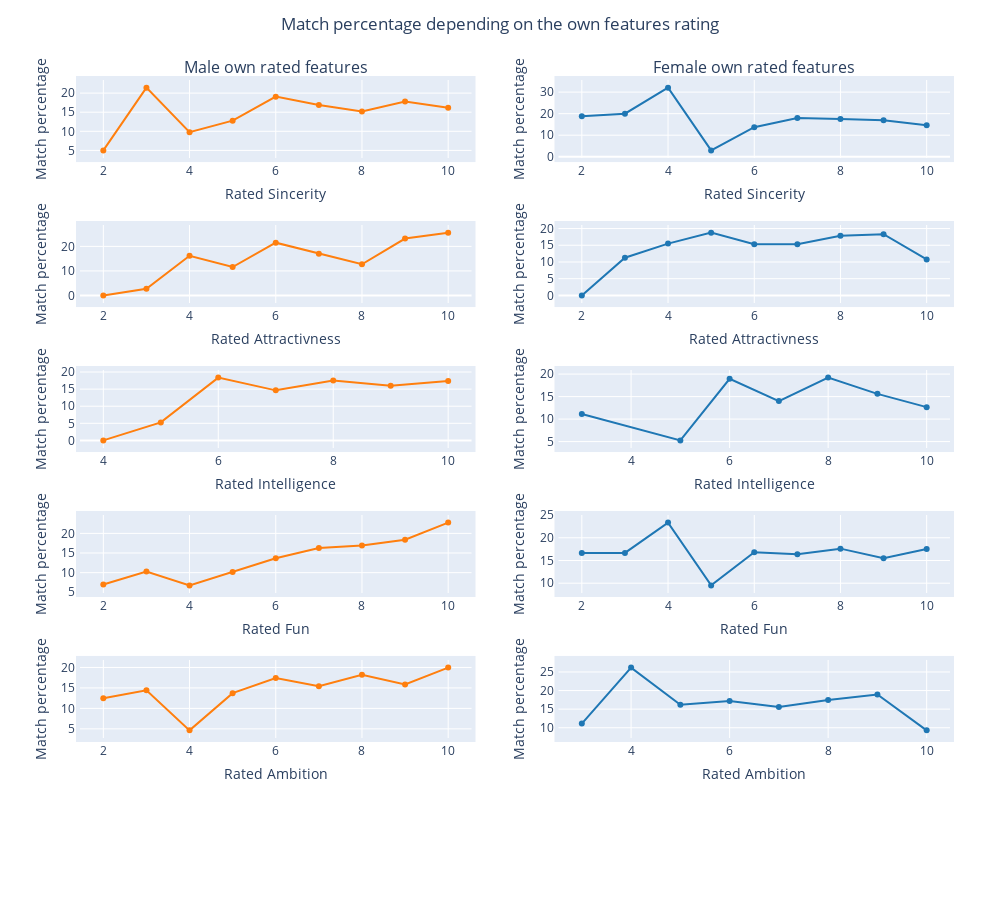

Notebook code for this chart:
### Markdown cell above
<h4> 4.2. How does your opinion on yourself affect your match ? <h4>

### Code cell
fig = make_subplots(rows = 6, cols = 2, subplot_titles = ("Male own rated features", "Female own rated features"))

fig.add_trace(go.Line(x = dataset.loc[dataset['gender'] == 1,:].groupby(['sinc3_1']).sum().index, 
                        y = (dataset.loc[dataset['gender'] == 1,:].groupby(['sinc3_1']).sum()['match'].sort_index().values)/dataset.loc[dataset['gender'] == 1,:]['sinc3_1'].value_counts().sort_index().values*100, 
                        line=dict(color='#ff7f0e')),
                        row = 1,
                        col = 1,
                        )
fig.add_trace(go.Line(x = dataset.loc[dataset['gender'] == 1,:].groupby(['attr3_1']).sum().index, 
                        y = (dataset.loc[dataset['gender'] == 1,:].groupby(['attr3_1']).sum()['match'].values)/dataset.loc[dataset['gender'] == 1,:]['attr3_1'].value_counts().sort_index().values*100, 
                        line=dict(color='#ff7f0e')),
                        row = 2,
                        col = 1)
fig.add_trace(go.Line(x = dataset.loc[dataset['gender'] == 1,:].groupby(['intel3_1']).sum().index, 
                        y = (dataset.loc[dataset['gender'] == 1,:].groupby(['intel3_1']).sum()['match'].values)/dataset.loc[dataset['gender'] == 1,:]['intel3_1'].value_counts().sort_index().values*100, 
                        line=dict(color='#ff7f0e')),
                        row = 3,
                        col = 1)
fig.add_trace(go.Line(x = dataset.loc[dataset['gender'] == 1,:].groupby(['fun3_1']).sum().index, 
                        y = (dataset.loc[dataset['gender'] == 1,:].groupby(['fun3_1']).sum()['match'].values)/dataset.loc[dataset['gender'] == 1,:]['fun3_1'].value_counts().sort_index().values*100, 
                        line=dict(color='#ff7f0e')),
                        row = 4,
                        col = 1)
fig.add_trace(go.Line(x = dataset.loc[dataset['gender'] == 1,:].groupby(['amb3_1']).sum().index, 
                        y = (dataset.loc[dataset['gender'] == 1,:].groupby(['amb3_1']).sum()['match'].values)/dataset.loc[dataset['gender'] == 1,:]['amb3_1'].value_counts().sort_index().values*100, 
                        line=dict(color='#ff7f0e')),
                        row = 5,
                        col = 1)

fig.add_trace(go.Line(x = dataset.loc[dataset['gender'] == 0,:].groupby(['sinc3_1']).sum().index, 
                        y = (dataset.loc[dataset['gender'] == 0,:].groupby(['sinc3_1']).sum()['match'].sort_index().values)/dataset.loc[dataset['gender'] == 0,:]['sinc3_1'].value_counts().sort_index().values*100, 
                        line=dict(color='#1f77b4')),
                        row = 1,
                        col = 2,
                        )
fig.add_trace(go.Line(x = dataset.loc[dataset['gender'] == 0,:].groupby(['attr3_1']).sum().index, 
                        y = (dataset.loc[dataset['gender'] == 0,:].groupby(['attr3_1']).sum()['match'].values)/dataset.loc[dataset['gender'] == 0,:]['attr3_1'].value_counts().sort_index().values*100, 
                        line=dict(color='#1f77b4')),
                        row = 2,
                        col = 2)
fig.add_trace(go.Line(x = dataset.loc[dataset['gender'] == 0,:].groupby(['intel3_1']).sum().index, 
                        y = (dataset.loc[dataset['gender'] == 0,:].groupby(['intel3_1']).sum()['match'].values)/dataset.loc[dataset['gender'] == 0,:]['intel3_1'].value_counts().sort_index().values*100, 
                        line=dict(color='#1f77b4')),
                        row = 3,
                        col = 2)
fig.add_trace(go.Line(x = dataset.loc[dataset['gender'] == 0,:].groupby(['fun3_1']).sum().index, 
                        y = (dataset.loc[dataset['gender'] == 0,:].groupby(['fun3_1']).sum()['match'].values)/dataset.loc[dataset['gender'] == 0,:]['fun3_1'].value_counts().sort_index().values*100,
                        line=dict(color='#1f77b4')),
                        row = 4,
                        col = 2)
fig.add_trace(go.Line(x = dataset.loc[dataset['gender'] == 0,:].groupby(['amb3_1']).sum().index, 
                        y = (dataset.loc[dataset['gender'] == 0,:].groupby(['amb3_1']).sum()['match'].values)/dataset.loc[dataset['gender'] == 0,:]['amb3_1'].value_counts().sort_index().values*100,
                        line=dict(color='#1f77b4')),
                        row = 5,
                        col = 2)

fig.update_layout(
    height=900, 
    width=1000,  
    yaxis1_title = 'Match percentage',
    yaxis2_title = 'Match percentage',
    yaxis3_title = 'Match percentage',
    yaxis4_title = 'Match percentage',
    yaxis5_title = 'Match percentage',
    yaxis6_title = 'Match percentage',
    yaxis7_title = 'Match percentage',
    yaxis8_title = 'Match percentage',
    yaxis9_title = 'Match percentage',
    yaxis10_title = 'Match percentage',
    yaxis11_title = 'Match percentage',
    yaxis12_title = 'Match percentage',
    xaxis1_title = 'Rated Sincerity',
    xaxis2_title = 'Rated Sincerity',
    xaxis3_title = 'Rated Attractivness',
    xaxis4_title = 'Rated Attractivness',
    xaxis5_title = 'Rated Intelligence',
    xaxis6_title = 'Rated Intelligence',
    xaxis7_title = 'Rated Fun',
    xaxis8_title = 'Rated Fun',
    xaxis9_title = 'Rated Ambition',
    xaxis10_title = 'Rated Ambition',
    xaxis11_title = 'Rated Sharing of interest',
    xaxis12_title = 'Rated Sharing of interest',
    title={
        'text': "Match percentage depending on the own features rating",
        'y':0.98,
        'x':0.5,
        'xanchor': 'center',
        'yanchor': 'top'},
    showlegend = False,
    margin=go.layout.Margin(l=80,
    r=50,
    b=10,
    t=80,
    pad = 4
    ),
)

fig.show()

### Figure 1 — Plotly figure (JSON) as saved in the notebook; plotly's stock layout.template omitted (floating-point values rounded to 4 significant figures)
{"data": [{"line": {"color": "#ff7f0e"}, "type": "scatter", "x": [2, 3, 4, 5, 6, 7, 8, 9, 10], "xaxis": "x", "y": [5, 21.43, 9.756, 12.79, 19.08, 16.86, 15.17, 17.83, 16.17], "yaxis": "y"}, {"line": {"color": "#ff7f0e"}, "type": "scatter", "x": [2, 3, 4, 5, 6, 7, 8, 9, 10], "xaxis": "x3", "y": [0, 2.703, 16.17, 11.59, 21.52, 17.03, 12.71, 23.2, 25.62], "yaxis": "y3"}, {"line": {"color": "#ff7f0e"}, "type": "scatter", "x": [4, 5, 6, 7, 8, 9, 10], "xaxis": "x5", "y": [0, 5.263, 18.37, 14.64, 17.51, 15.98, 17.38], "yaxis": "y5"}, {"line": {"color": "#ff7f0e"}, "type": "scatter", "x": [2, 3, 4, 5, 6, 7, 8, 9, 10], "xaxis": "x7", "y": [6.977, 10.31, 6.757, 10.19, 13.65, 16.27, 16.93, 18.37, 22.75], "yaxis": "y7"}, {"line": {"color": "#ff7f0e"}, "type": "scatter", "x": [2, 3, 4, 5, 6, 7, 8, 9, 10], "xaxis": "x9", "y": [12.5, 14.43, 4.63, 13.73, 17.42, 15.43, 18.22, 15.84, 19.97], "yaxis": "y9"}, {"line": {"color": "#1f77b4"}, "type": "scatter", "x": [2, 3, 4, 5, 6, 7, 8, 9, 10], "xaxis": "x2", "y": [18.75, 20, 32.08, 2.941, 13.71, 18.02, 17.48, 16.92, 14.61], "yaxis": "y2"}, {"line": {"color": "#1f77b4"}, "type": "scatter", "x": [2, 3, 4, 5, 6, 7, 8, 9, 10], "xaxis": "x4", "y": [0, 11.27, 15.49, 18.78, 15.3, 15.33, 17.85, 18.32, 10.77], "yaxis": "y4"}, {"line": {"color": "#1f77b4"}, "type": "scatter", "x": [3, 5, 6, 7, 8, 9, 10], "xaxis": "x6", "y": [11.11, 5.263, 18.97, 14.0, 19.22, 15.61, 12.65], "yaxis": "y6"}, {"line": {"color": "#1f77b4"}, "type": "scatter", "x": [2, 3, 4, 5, 6, 7, 8, 9, 10], "xaxis": "x8", "y": [16.67, 16.67, 23.33, 9.524, 16.79, 16.36, 17.6, 15.48, 17.52], "yaxis": "y8"}, {"line": {"color": "#1f77b4"}, "type": "scatter", "x": [3, 4, 5, 6, 7, 8, 9, 10], "xaxis": "x10", "y": [11.11, 26.17, 16.18, 17.17, 15.61, 17.43, 18.93, 9.293], "yaxis": "y10"}], "layout": {"annotations": [{"font": {"size": 16}, "showarrow": false, "text": "Male own rated features", "x": 0.225, "xanchor": "center", "xref": "paper", "y": 1.0, "yanchor": "bottom", "yref": "paper"}, {"font": {"size": 16}, "showarrow": false, "text": "Female own rated features", "x": 0.775, "xanchor": "center", "xref": "paper", "y": 1.0, "yanchor": "bottom", "yref": "paper"}], "height": 900, "margin": {"b": 10, "l": 80, "pad": 4, "r": 50, "t": 80}, "showlegend": false, "title": {"text": "Match percentage depending on the own features rating", "x": 0.5, "xanchor": "center", "y": 0.98, "yanchor": "top"}, "width": 1000, "xaxis": {"anchor": "y", "domain": [0, 0.45], "title": {"text": "Rated Sincerity"}}, "xaxis10": {"anchor": "y10", "domain": [0.55, 1], "title": {"text": "Rated Ambition"}}, "xaxis11": {"anchor": "y11", "domain": [0, 0.45], "title": {"text": "Rated Sharing of interest"}}, "xaxis12": {"anchor": "y12", "domain": [0.55, 1], "title": {"text": "Rated Sharing of interest"}}, "xaxis2": {"anchor": "y2", "domain": [0.55, 1], "title": {"text": "Rated Sincerity"}}, "xaxis3": {"anchor": "y3", "domain": [0, 0.45], "title": {"text": "Rated Attractivness"}}, "xaxis4": {"anchor": "y4", "domain": [0.55, 1], "title": {"text": "Rated Attractivness"}}, "xaxis5": {"anchor": "y5", "domain": [0, 0.45], "title": {"text": "Rated Intelligence"}}, "xaxis6": {"anchor": "y6", "domain": [0.55, 1], "title": {"text": "Rated Intelligence"}}, "xaxis7": {"anchor": "y7", "domain": [0, 0.45], "title": {"text": "Rated Fun"}}, "xaxis8": {"anchor": "y8", "domain": [0.55, 1], "title": {"text": "Rated Fun"}}, "xaxis9": {"anchor": "y9", "domain": [0, 0.45], "title": {"text": "Rated Ambition"}}, "yaxis": {"anchor": "x", "domain": [0.9028, 1.0], "title": {"text": "Match percentage"}}, "yaxis10": {"anchor": "x10", "domain": [0.1806, 0.2778], "title": {"text": "Match percentage"}}, "yaxis11": {"anchor": "x11", "domain": [0, 0.09722], "title": {"text": "Match percentage"}}, "yaxis12": {"anchor": "x12", "domain": [0, 0.09722], "title": {"text": "Match percentage"}}, "yaxis2": {"anchor": "x2", "domain": [0.9028, 1.0], "title": {"text": "Match percentage"}}, "yaxis3": {"anchor": "x3", "domain": [0.7222, 0.8194], "title": {"text": "Match percentage"}}, "yaxis4": {"anchor": "x4", "domain": [0.7222, 0.8194], "title": {"text": "Match percentage"}}, "yaxis5": {"anchor": "x5", "domain": [0.5417, 0.6389], "title": {"text": "Match percentage"}}, "yaxis6": {"anchor": "x6", "domain": [0.5417, 0.6389], "title": {"text": "Match percentage"}}, "yaxis7": {"anchor": "x7", "domain": [0.3611, 0.4583], "title": {"text": "Match percentage"}}, "yaxis8": {"anchor": "x8", "domain": [0.3611, 0.4583], "title": {"text": "Match percentage"}}, "yaxis9": {"anchor": "x9", "domain": [0.1806, 0.2778], "title": {"text": "Match percentage"}}}}
